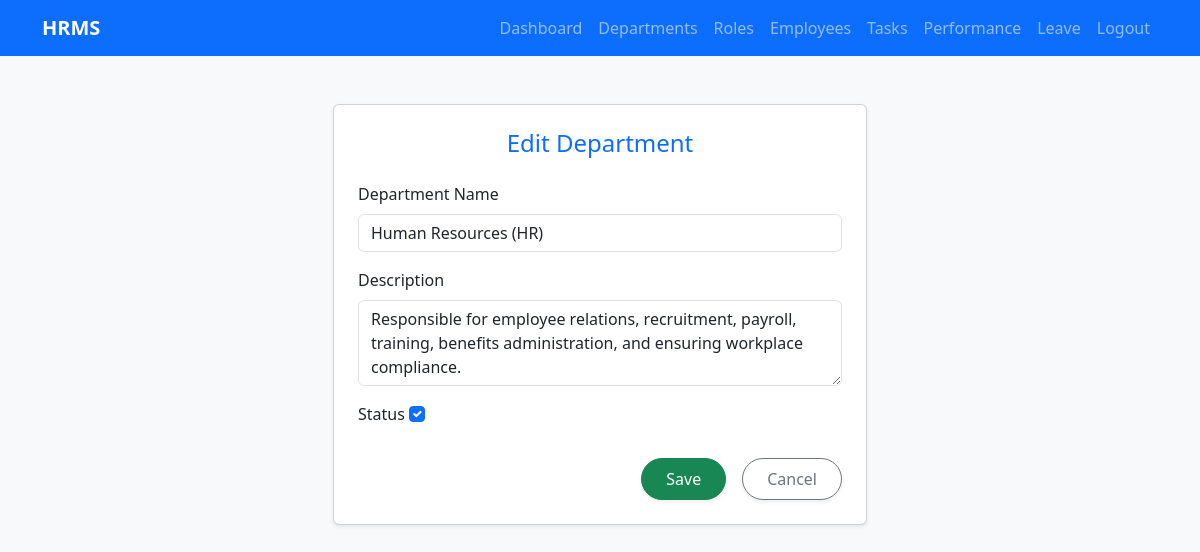
Page /departments/departments/edit/1/ (signed in) on the committed database.
### departments/models.py (models this page shows, shortened)
class Department(models.Model):
    dept_id = models.AutoField(primary_key=True)
    dept_name = models.CharField(max_length=100, unique=True)
    description = models.CharField(max_length=300, blank=True, null=True)
    created_at = models.DateTimeField(auto_now_add=True)
    updated_at = models.DateTimeField(auto_now=True)
    status = models.BooleanField(default=True)

### departments/views.py (the view)
# urls.py: path('departments/edit/<int:pk>/', views.department_update, name='department_edit'),
@login_required
@user_passes_test(admin_check)
def department_update(request, pk):
    dept = get_object_or_404(Department, pk=pk)
    if request.method == 'POST':
        form = DepartmentForm(request.POST, instance=dept)
        if form.is_valid():
            form.save()
            messages.success(request, "Department updated successfully.")
            return redirect('department_list')
    else:
        form = DepartmentForm(instance=dept)
    return render(request, 'departments/department_form.html', {'form': form})

### departments/forms.py
class DepartmentForm(forms.ModelForm):
    class Meta:
        model = Department
        fields = ['dept_name', 'description', 'status']
        widgets = {
            'dept_name': forms.TextInput(attrs={'class': 'form-control'}),
            'description': forms.Textarea(attrs={'class': 'form-control', 'rows': 3}),
            'status': forms.CheckboxInput(attrs={'class': 'form-check-input'}),
        }

### departments/views.py (called while the page is built)
def admin_check(user):
    return user.is_authenticated and user.is_superuser

### templates/departments/department_form.html (shortened to what this page needs)
{% extends 'departments/base.html' %}
{% block content %}
<div class="container mt-5">
    <div class="row justify-content-center">
        <div class="col-md-6">
            <div class="card shadow-sm rounded p-4">
                <h4 class="text-center mb-4 text-primary">
                    {% if form.instance.pk %}Edit{% else %}Add{% endif %} Department
                </h4>
                <form method="post">
                    <div class="mb-3">
                        <label class="form-label">Department Name</label>
                        {{ form.dept_name }}
                    </div>
                    <div class="mb-3">
                        <label class="form-label">Description</label>
                        {{ form.description }}
                    </div>
                    <div class="mb-3">
                        <label class="form-label">Status</label>
                        {{ form.status }}
                    </div>
                   <div class="d-flex gap-3 justify-content-end mt-4">
                    <button type="submit" class="btn btn-success px-4 py-2 rounded-pill shadow-sm">Save</button>
                    <a href="{% url 'department_list' %}" class="btn btn-outline-secondary px-4 py-2 rounded-pill shadow-sm">Cancel</a>
                   </div>
                </form>
            </div>
        </div>
    </div>
</div>
{% endblock %}

### templates/departments/base.html (style rules this page uses)
body { background-color: #f8f9fa; }

### rows in the picture
Department: dept_name "Human Resources (HR)", description "Responsible for employee relations, recruitment, payroll, training, benefits administration, and ensuring workplace compliance.", status "☑"
